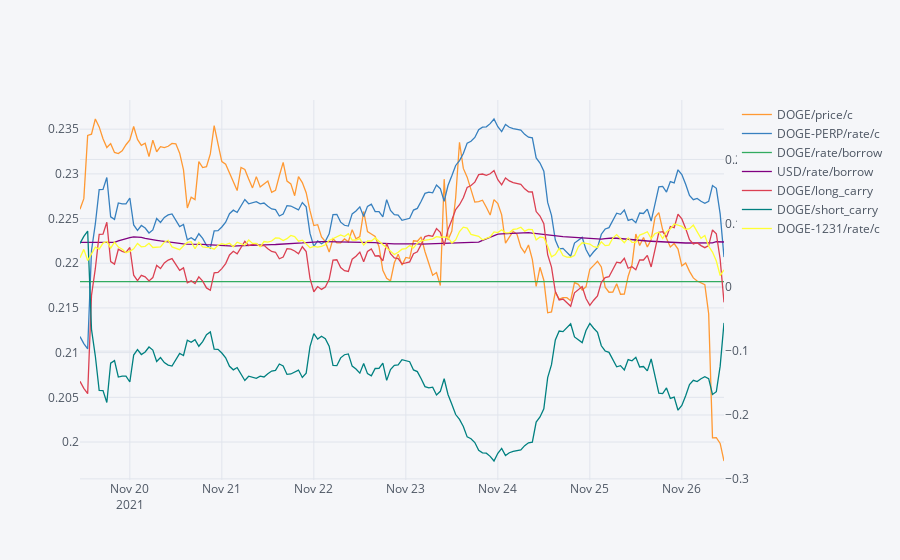

Notebook code cell kept with this figure:
### Markdown cell above
### rates markets

### Code cell
prices=futures_df[[c for c in futures_df.columns if any(string in c for string in ['price/c'])]]

short_rates=futures_df[[c for c in futures_df.columns if any(string in c for string in ['PERP/rate/c','rate/borrow'])]]
short_rates=short_rates.ewm(halflife=timedelta(hours=12),times=short_rates.index).mean()

long_rates=futures_df[[c for c in futures_df.columns if all(['/rate/c' in c,not ('PERP' in c)])]]
long_rates=long_rates.ewm(halflife=timedelta(hours=1),times=short_rates.index).mean()

for c in coins:
    short_rates[c+'/long_carry']=short_rates[c+'-PERP/rate/c']-short_rates['USD/rate/borrow']
    short_rates[c+'/short_carry']=-short_rates[c+'-PERP/rate/c']-short_rates[c+'/rate/borrow']

pd.concat([prices,short_rates,long_rates],axis=0).iplot(secondary_y=list(short_rates.columns)+list(long_rates.columns))

### Figure 1 — Plotly figure (JSON) as saved in the notebook; plotly's stock layout.template omitted (floating-point values rounded to 4 significant figures; data arrays with more than 128 entries replaced by an {"elided": "..."} marker saying what was removed)
{"data": [{"line": {"color": "rgba(255, 153, 51, 1.0)", "dash": "solid", "shape": "linear", "width": 1.3}, "mode": "lines", "name": "DOGE/price/c", "text": "", "type": "scatter", "x": {"elided": "507 str values"}, "y": {"elided": "507 mixed values"}}, {"line": {"color": "rgba(55, 128, 191, 1.0)", "dash": "solid", "shape": "linear", "width": 1.3}, "mode": "lines", "name": "DOGE-PERP/rate/c", "text": "", "type": "scatter", "x": {"elided": "507 str values"}, "xaxis": "x", "y": {"elided": "507 mixed values"}, "yaxis": "y2"}, {"line": {"color": "rgba(50, 171, 96, 1.0)", "dash": "solid", "shape": "linear", "width": 1.3}, "mode": "lines", "name": "DOGE/rate/borrow", "text": "", "type": "scatter", "x": {"elided": "507 str values"}, "xaxis": "x", "y": {"elided": "507 mixed values"}, "yaxis": "y2"}, {"line": {"color": "rgba(128, 0, 128, 1.0)", "dash": "solid", "shape": "linear", "width": 1.3}, "mode": "lines", "name": "USD/rate/borrow", "text": "", "type": "scatter", "x": {"elided": "507 str values"}, "xaxis": "x", "y": {"elided": "507 mixed values"}, "yaxis": "y2"}, {"line": {"color": "rgba(219, 64, 82, 1.0)", "dash": "solid", "shape": "linear", "width": 1.3}, "mode": "lines", "name": "DOGE/long_carry", "text": "", "type": "scatter", "x": {"elided": "507 str values"}, "xaxis": "x", "y": {"elided": "507 mixed values"}, "yaxis": "y2"}, {"line": {"color": "rgba(0, 128, 128, 1.0)", "dash": "solid", "shape": "linear", "width": 1.3}, "mode": "lines", "name": "DOGE/short_carry", "text": "", "type": "scatter", "x": {"elided": "507 str values"}, "xaxis": "x", "y": {"elided": "507 mixed values"}, "yaxis": "y2"}, {"line": {"color": "rgba(255, 255, 51, 1.0)", "dash": "solid", "shape": "linear", "width": 1.3}, "mode": "lines", "name": "DOGE-1231/rate/c", "text": "", "type": "scatter", "x": {"elided": "507 str values"}, "xaxis": "x", "y": {"elided": "507 mixed values"}, "yaxis": "y2"}], "layout": {"legend": {"bgcolor": "#F5F6F9", "font": {"color": "#4D5663"}}, "paper_bgcolor": "#F5F6F9", "plot_bgcolor": "#F5F6F9", "title": {"font": {"color": "#4D5663"}}, "xaxis": {"gridcolor": "#E1E5ED", "showgrid": true, "tickfont": {"color": "#4D5663"}, "title": {"font": {"color": "#4D5663"}, "text": ""}, "zerolinecolor": "#E1E5ED"}, "yaxis": {"gridcolor": "#E1E5ED", "showgrid": true, "tickfont": {"color": "#4D5663"}, "title": {"font": {"color": "#4D5663"}, "text": ""}, "zerolinecolor": "#E1E5ED"}, "yaxis2": {"anchor": "x", "gridcolor": "#E1E5ED", "overlaying": "y", "showgrid": true, "side": "right", "tickfont": {"color": "#4D5663"}, "title": {"text": ""}, "zerolinecolor": "#E1E5ED"}}}
